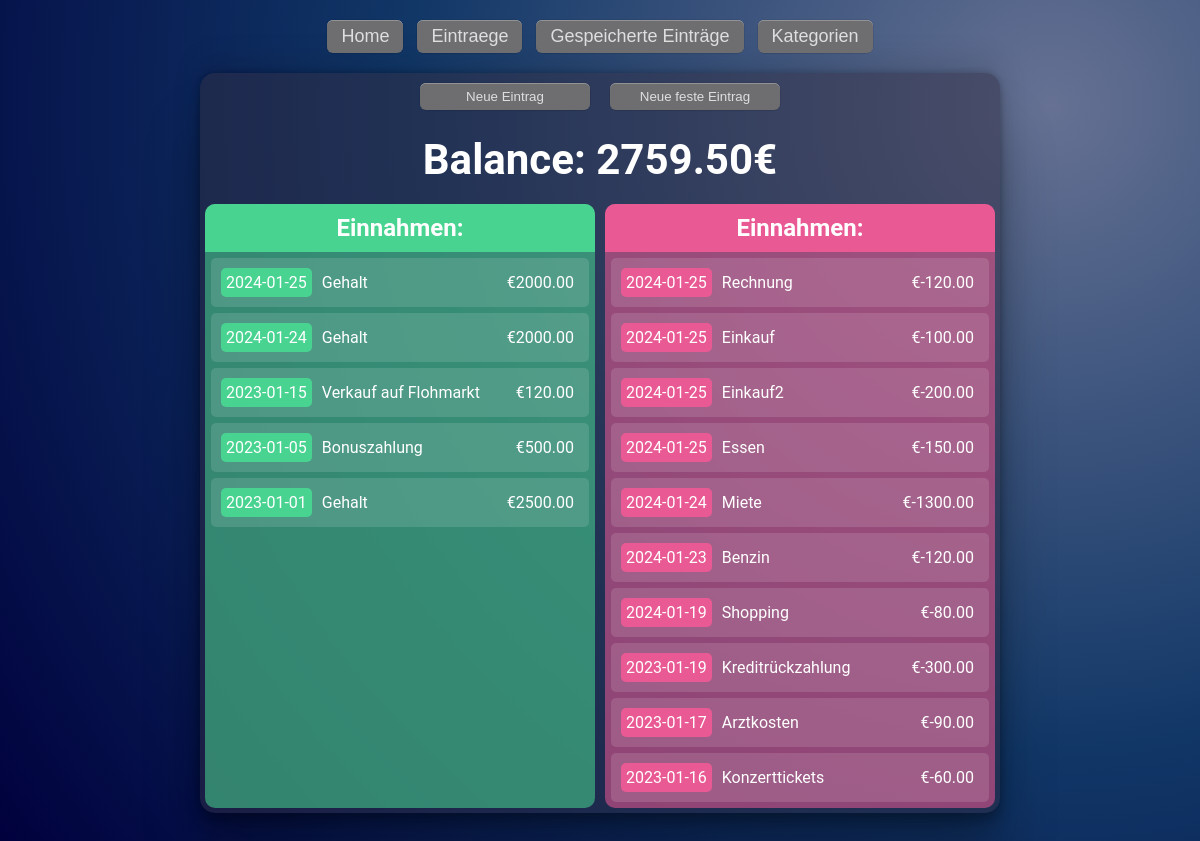
The page / on the database its author committed.
### tables this page shows
CREATE TABLE `inputs` (
  `input_id` int(11) NOT NULL,
  `input_name` varchar(60) DEFAULT NULL,
  `category_id` int(11) DEFAULT NULL,
  `input_amount` decimal(10,2) NOT NULL,
  `input_datum` date NOT NULL,
  `input_description` text DEFAULT NULL
);

### index.php (the view, shortened to what this page needs)
<?php
include('server/connection.php');
$stmt = $conn_db->prepare("SELECT SUM(input_amount) FROM inputs");
$stmt->execute();
$getBalance = $stmt->get_result();
$stmt1 = $conn_db->prepare("SELECT * FROM inputs WHERE input_amount > 0
                                           ORDER BY input_datum DESC LIMIT 10");
$stmt1->execute();
$incomes = $stmt1->get_result();
$stmt2 = $conn_db->prepare("SELECT * FROM inputs WHERE input_amount < 0
                                           ORDER BY input_datum DESC LIMIT 10");
$stmt2->execute();
$expenses = $stmt2->get_result();
?>
<?php include('layouts/header.php'); ?>
<main>
    <div class="new-input-buttons">
        <button id="new-input-plus" onclick="displayInputField()">Neue Eintrag</button>
        <button id="new-repeated-input-plus" onclick="displayRepeatedInputField()">Neue feste Eintrag</button>
    </div>
    <div class="balance">
        <?php while($balance = (mysqli_fetch_array($getBalance, MYSQLI_ASSOC))) { ?>
        <h2>Balance: <?php echo $balance['SUM(input_amount)']; ?>€</h2>
        <?php } ?>
    </div>
    <div class="displays">
        <div class="incomes-display">
            <h2 class="income-title">Einnahmen:</h2>
            <?php while($income = (mysqli_fetch_array($incomes, MYSQLI_ASSOC))) { ?>
            <div class="dataset">
                <div class="income-datum"> <?php echo $income['input_datum']; ?></div>
                <div class="income-info"> <?php echo $income['input_name']; ?></div>
                <div class="income-betrag"> €<?php echo $income['input_amount']; ?></div>
            </div>
            <?php } ?>
        </div>
        <div class="expense-display">
            <h2 class="expense-title">Einnahmen:</h2>
            <?php while($expense = (mysqli_fetch_array($expenses, MYSQLI_ASSOC))) { ?>
                <div class="dataset">
                    <div class="expense-datum"><?php echo $expense['input_datum']; ?></div>
                    <div class="expense-info"><?php echo $expense['input_name']; ?></div>
                    <div class="expense-betrag">€<?php echo $expense['input_amount']; ?></div>
                </div>
            <?php } ?>
        </div>
    </div>
</main>
<?php include('layouts/footer.php'); ?>

### layouts/header.php (shortened to what this page needs)
<!DOCTYPE html>
<html lang="en">
<head>
    <link rel="stylesheet" href="assets/style.css">
</head>
<body>
    <div class="buttons">
        <a href="index.php"><button>Home</button></a>
        <a href="all_inputs.php"><button>Eintraege</button></a>
        <a href="repeated_inputs.php"><button>Gespeicherte Einträge</button></a>
        <a href="categories.php"><button>Kategorien</button></a>
    </div>

### layouts/footer.php (shortened to what this page needs)
<br>
</body>
</html>

### assets/style.css (style rules this page uses)
body, h1 { margin: 0; padding: 0; }
html { background-image: radial-gradient(circle at 87.5% 12.5%, #667193 0, #113767 50%, #00003d 100%); color: #ffffff; font-family: 'Roboto', Arial, Helvetica, sans-serif; min-height: 100%; }
main { background-color: #302D4280; min-width: 800px; width: 50%; margin: 20px auto; border-radius: 15px; box-shadow: rgba(0, 0, 0, 0.25) 0px 54px 55px, rgba(0, 0, 0, 0.12) 0px -12px 30px, rgba(0, 0, 0, 0.12) 0px 4px 6px, rgba(0, 0, 0, 0.17) 0px 12px 13px, rgba(0, 0, 0, 0.09) 0px -3px 5px; }
.new-input-buttons { display: flex; justify-content: center; margin: 10px; }
.new-input-buttons button { width: 170px; margin: 10px; }
.dataset { display: flex; background: #ffffff20; padding: 5px; margin: 6px; border-radius: 5px; }
.income-datum, .expense-datum, .income-info, .expense-info, .income-betrag, .expense-betrag { margin: 5px; padding-top: 5px; }
.income-datum { background-color: #48D390; padding: 5px; border-radius: 5px; }
.expense-datum { background-color: #E95993; padding: 5px; border-radius: 5px; }
.income-betrag, .expense-betrag { margin-left: auto; margin-right: 10px; }
h2 { margin: 15px; text-align: center; }
.income-title { text-align: center; background: #48D390; padding: 10px; margin: 0; border-radius: 10px 10px 0 0; }
.expense-title { text-align: center; background: #E95993; padding: 10px; margin: 0; border-radius: 10px 10px 0 0; }
.balance { font-size: 28px; }
button, .submit-button { padding: 6px 14px; border-radius: 6px; border: none; background: #6E6D70; box-shadow: 0px 0.5px 1px rgba(0, 0, 0, 0.1), inset 0px 0.5px 0.5px rgba(255, 255, 255, 0.5), 0px 0px 0px 0.5px rgba(0, 0, 0, 0.12); color: #DFDEDF; user-select: none; -webkit-user-select: none; touch-action: manipulation; }
.buttons { text-align: center; margin: 10px; }
.buttons a { margin: 5px; }
.buttons button { font-size: 18px; }
.displays { display: flex; }
.incomes-display, .expense-display { flex: 1; margin: 5px; border-radius: 10px; }
.incomes-display { background-color: #48D39090; }
.expense-display { background-color: #E9599390; }
button { padding: 6px 14px; border-radius: 6px; border: none; background: #6E6D70; box-shadow: 0px 0.5px 1px rgba(0, 0, 0, 0.1), inset 0px 0.5px 0.5px rgba(255, 255, 255, 0.5), 0px 0px 0px 0.5px rgba(0, 0, 0, 0.12); color: #DFDEDF; user-select: none; -webkit-user-select: none; touch-action: manipulation; }
.buttons { text-align: center; margin: 20px auto; margin: 20px; }
.buttons a button { font-size: 18px; }

### rows shown on the page
inputs: input_datum "2024-01-25", input_name "Gehalt", input_amount "2000.00"
inputs: input_datum "2024-01-24", input_name "Gehalt", input_amount "2000.00"
inputs: input_datum "2023-01-15", input_name "Verkauf auf Flohmarkt", input_amount "120.00"
inputs: input_datum "2023-01-05", input_name "Bonuszahlung", input_amount "500.00"
inputs: input_datum "2023-01-01", input_name "Gehalt", input_amount "2500.00"
inputs: input_datum "2024-01-25", input_name "Rechnung", input_amount "-120.00"
inputs: input_datum "2024-01-25", input_name "Einkauf", input_amount "-100.00"
inputs: input_datum "2024-01-25", input_name "Einkauf2", input_amount "-200.00"
inputs: input_datum "2024-01-25", input_name "Essen", input_amount "-150.00"
inputs: input_datum "2024-01-24", input_name "Miete", input_amount "-1300.00"
inputs: input_datum "2024-01-23", input_name "Benzin", input_amount "-120.00"
inputs: input_datum "2024-01-19", input_name "Shopping", input_amount "-80.00"
inputs: input_datum "2023-01-19", input_name "Kreditrückzahlung", input_amount "-300.00"
inputs: input_datum "2023-01-17", input_name "Arztkosten", input_amount "-90.00"
inputs: input_datum "2023-01-16", input_name "Konzerttickets", input_amount "-60.00"

### other values the page prints
$balance['SUM(input_amount)'] "2759.50"
